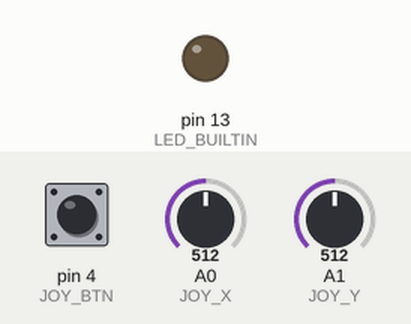
The sketch below on a simulated Arduino Uno, built with avr-gcc and run on an emulated ATmega328P. Parts: output pins drawn as LEDs (lit = HIGH). The inputs (shaded band) are chosen by the test bench; at power-on: pin 4 (JOY_BTN) HIGH, A0 (JOY_X) = 512, A1 (JOY_Y) = 512. EEPROM starts erased; what the sketch prints to the serial monitor is not drawn.

Above: at 3.9 s.
4.0 s: pin 4 (JOY_BTN) pulled LOW for 3.2 s
At 4.25 s:
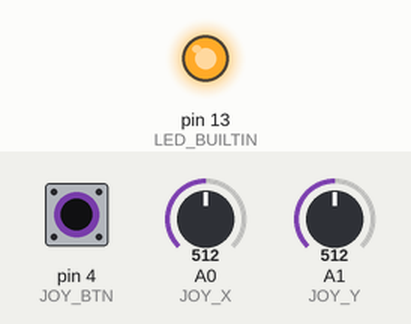
8.7 s: pin 4 (JOY_BTN) pulled LOW for 0.15 s
At 10.0 s:
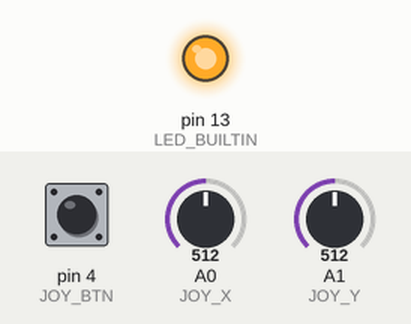
Timing chart, 0 to 11.7 s (numbered marks = the images above; inputs shaded):
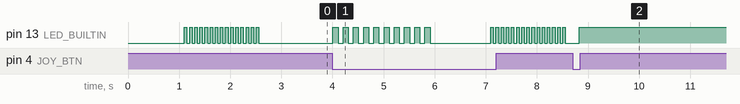

The sketch:

pacman_joystick_usb.ino
```cpp
/*
 * Arduino Joystick Controller for 3D Airplane Game over USB
 *
 * This sketch reads analog joystick values and sends them
 * via serial USB as CSV data to be used with the Three.js airplane game.
 *
 * Connection:
 * - Joystick VRx to Arduino A0 (Roll - left/right banking)
 * - Joystick VRy to Arduino A1 (Pitch - up/down)
 * - Joystick GND to Arduino GND
 * - Joystick +5V to Arduino 5V
 * - Optional: Joystick SW (button) to Arduino D4 (Boost)
 */

// Define analog pins
#define JOY_X A0  // Roll control (left/right banking)
#define JOY_Y A1  // Pitch control (up/down)
#define JOY_BTN 4 // Button pin (optional - for boost)

// Variables for joystick readings
int joystickX = 0;
int joystickY = 0;
int buttonState = 0;

// Variables for smoothing
const int numReadings = 2; // Reduced from 3 for even more responsive controls
int readingsX[numReadings];
int readingsY[numReadings];
int readIndex = 0;
int totalX = 0;
int totalY = 0;

// Calibration values - will be set during setup
int centerX = 512;
int centerY = 512;

// Offset correction for joystick bias
int offsetX = 0;
int offsetY = 0;

// Deadzone for joystick (to prevent drift)
const int deadZone = 25; // Reduced from 30 to allow more sensitivity

// Response curve enhancement
const float responseCurve = 1.3; // Power value for enhanced response (higher = sharper response)

// Debug settings
bool printDebug = true;     // Set to true to print debugging information
unsigned long lastDebugTime = 0;
const unsigned long debugInterval = 2000; // Debug print interval in ms

// Startup flag for initial calibration warning
bool startupMessageSent = false;

// EEPROM usage for storing calibration
#include <EEPROM.h>
const int eepromCenterXAddr = 0;
const int eepromCenterYAddr = 2;
const int eepromValidFlag = 4; // Address to store validation flag
const int eepromValidValue = 123; // Magic value that indicates valid calibration data

void setup() {
  // Initialize serial communication at 9600 baud
  Serial.begin(9600);

  // Configure button pin with pull-up resistor
  pinMode(JOY_BTN, INPUT_PULLUP);

  // Set up LED for visual feedback
  pinMode(LED_BUILTIN, OUTPUT);

  // Wait for serial port to connect (max 3 seconds)
  unsigned long startTime = millis();
  while (!Serial && (millis() - startTime < 3000)) {
    ; // wait for serial port to connect
  }

  Serial.println("USB Flight Controller Ready");

  // Try to read calibration from EEPROM first
  if (loadCalibrationFromEEPROM()) {
    Serial.println("Loaded calibration from memory:");
    Serial.print("Center X: "); Serial.print(centerX);
    Serial.print(", Center Y: "); Serial.println(centerY);
  } else {
    // No valid saved calibration, perform fresh calibration
    Serial.println("No saved calibration found.");
    calibrateJoystick();
    saveCalibrationToEEPROM();
  }

  // Calculate offset from ideal center (512)
  offsetX = 512 - centerX;
  offsetY = 512 - centerY;

  // Initialize smoothing arrays with calibrated center values
  for (int i = 0; i < numReadings; i++) {
    readingsX[i] = centerX;
    readingsY[i] = centerY;
    totalX += readingsX[i];
    totalY += readingsY[i];
  }

  // Print initial calibration values
  Serial.println("Current calibration values:");
  Serial.print("Center X: "); Serial.print(centerX);
  Serial.print(", Center Y: "); Serial.println(centerY);
  Serial.print("Offset X: "); Serial.print(offsetX);
  Serial.print(", Offset Y: "); Serial.println(offsetY);
  Serial.println("Deadzone: "); Serial.println(deadZone);
  Serial.println("Response curve: "); Serial.println(responseCurve);
}

// Save calibration to EEPROM
void saveCalibrationToEEPROM() {
  // Store the magic validation value
  EEPROM.write(eepromValidFlag, eepromValidValue);

  // Store centerX value (2 bytes)
  EEPROM.write(eepromCenterXAddr, lowByte(centerX));
  EEPROM.write(eepromCenterXAddr + 1, highByte(centerX));

  // Store centerY value (2 bytes)
  EEPROM.write(eepromCenterYAddr, lowByte(centerY));
  EEPROM.write(eepromCenterYAddr + 1, highByte(centerY));

  Serial.println("Calibration saved to memory");
}

// Load calibration from EEPROM
bool loadCalibrationFromEEPROM() {
  // Check if we have valid calibration data
  if (EEPROM.read(eepromValidFlag) != eepromValidValue) {
    return false;
  }

  // Read centerX (2 bytes)
  byte lowX = EEPROM.read(eepromCenterXAddr);
  byte highX = EEPROM.read(eepromCenterXAddr + 1);
  centerX = word(highX, lowX);

  // Read centerY (2 bytes)
  byte lowY = EEPROM.read(eepromCenterYAddr);
  byte highY = EEPROM.read(eepromCenterYAddr + 1);
  centerY = word(highY, lowY);

  // Validate values are in reasonable range
  if (centerX < 200 || centerX > 800 || centerY < 200 || centerY > 800) {
    // Values seem wrong, recalibrate
    return false;
  }

  return true;
}

// Improved calibration function
void calibrateJoystick() {
  // Take multiple readings to find the actual center
  const int calSamples = 30;  // Increased from 20
  long sumX = 0;
  long sumY = 0;

  Serial.println("Calibrating joystick...");
  Serial.println("Please leave joystick centered!");

  // Wait a moment for the user to center the joystick
  delay(1000);

  // Take multiple samples
  for (int i = 0; i < calSamples; i++) {
    sumX += analogRead(JOY_X);
    sumY += analogRead(JOY_Y);
    Serial.print(".");

    // Visual feedback with LED
    digitalWrite(LED_BUILTIN, i % 2);

    delay(50);
  }

  // Calculate average center position
  centerX = sumX / calSamples;
  centerY = sumY / calSamples;

  // Turn off LED
  digitalWrite(LED_BUILTIN, LOW);

  Serial.println("\nCalibration complete!");
  Serial.print("Raw center X: "); Serial.print(centerX);
  Serial.print(", Y: "); Serial.println(centerY);
}

// Check if button was held down for calibration
boolean checkForCalibrationTrigger() {
  // If button is pressed for 2 seconds, trigger calibration
  if (digitalRead(JOY_BTN) == LOW) {
    // Wait to see if it's a long press
    unsigned long pressStartTime = millis();

    // Keep checking the button
    while (digitalRead(JOY_BTN) == LOW) {
      // Blink the built-in LED to indicate waiting
      digitalWrite(LED_BUILTIN, !digitalRead(LED_BUILTIN));
      delay(100);

      // If held for 2 seconds, trigger calibration
      if (millis() - pressStartTime > 2000) {
        Serial.println("Calibration triggered by button long press!");
        return true;
      }
    }
  }
  return false;
}

// Apply response curve to make controls more responsive
int applyResponseCurve(int input) {
  // Convert to -512 to 512 range
  float normalized = (input - 512) / 512.0;

  // Apply deadzone
  if (abs(normalized) < deadZone/512.0) {
    return 512;
  }

  // Apply exponential response curve for more sensitivity
  float sign = normalized < 0 ? -1.0 : 1.0;
  float response = sign * pow(abs(normalized), responseCurve);

  // Scale back to 0-1023 range and return
  return constrain(512 + (response * 512.0), 0, 1023);
}

void loop() {
  // Check for button-triggered calibration
  if (checkForCalibrationTrigger()) {
    calibrateJoystick();
    saveCalibrationToEEPROM();
    // Reinitialize the smoothing arrays
    for (int i = 0; i < numReadings; i++) {
      readingsX[i] = centerX;
      readingsY[i] = centerY;
    }
    totalX = centerX * numReadings;
    totalY = centerY * numReadings;
  }

  // Send a startup message once when the game connects
  if (!startupMessageSent && millis() > 5000) {
    Serial.println("IMPORTANT: Hold down the joystick button for 2 seconds to recalibrate if needed");
    startupMessageSent = true;
  }

  // Read raw joystick values (0-1023)
  int rawX = analogRead(JOY_X);
  int rawY = analogRead(JOY_Y);

  // Update smoothing arrays
  totalX = totalX - readingsX[readIndex] + rawX;
  totalY = totalY - readingsY[readIndex] + rawY;
  readingsX[readIndex] = rawX;
  readingsY[readIndex] = rawY;
  readIndex = (readIndex + 1) % numReadings;

  // Calculate smoothed values
  joystickX = totalX / numReadings;
  joystickY = totalY / numReadings;

  // Apply offset correction
  joystickX += offsetX;
  joystickY += offsetY;

  // Clamp values to valid range (0-1023)
  joystickX = constrain(joystickX, 0, 1023);
  joystickY = constrain(joystickY, 0, 1023);

  // Apply response curve for more sensitivity
  joystickX = applyResponseCurve(joystickX);
  joystickY = applyResponseCurve(joystickY);

  // Read button state (LOW when pressed because of pull-up resistor)
  buttonState = digitalRead(JOY_BTN) == LOW ? 1 : 0;

  // Send values as CSV string (format: "X,Y,BUTTON")
  Serial.print(joystickX);
  Serial.print(",");
  Serial.print(joystickY);
  Serial.print(",");
  Serial.println(buttonState);

  // Print debug information periodically
  if (printDebug && millis() - lastDebugTime > debugInterval) {
    lastDebugTime = millis();

    Serial.println("Debug Info:");
    Serial.print("Raw X: "); Serial.print(rawX);
    Serial.print(", Raw Y: "); Serial.println(rawY);
    Serial.print("Smoothed X: "); Serial.print(joystickX);
    Serial.print(", Smoothed Y: "); Serial.println(joystickY);
    Serial.print("Centered at: X="); Serial.print(centerX);
    Serial.print(", Y="); Serial.println(centerY);
    Serial.print("Offset X: "); Serial.print(offsetX);
    Serial.print(", Offset Y: "); Serial.println(offsetY);
    Serial.println("-------------------");
  }

  // Small delay to prevent flooding the serial port
  delay(8); // Further reduced from 10 for more responsive controls
} 
```

Measured:
- after the input at 4.0 s, pin 13 (LED_BUILTIN): goes 9 × (HIGH 0.10 s, LOW 0.10 s), HIGH 0.10 s, LOW 1.2 s, 14 × (HIGH 0.05 s, LOW 0.05 s), HIGH 0.05 s, then LOW, starting at once
- after the input at 8.7 s, pin 13 (LED_BUILTIN): LOW → HIGH after 0.13 s
